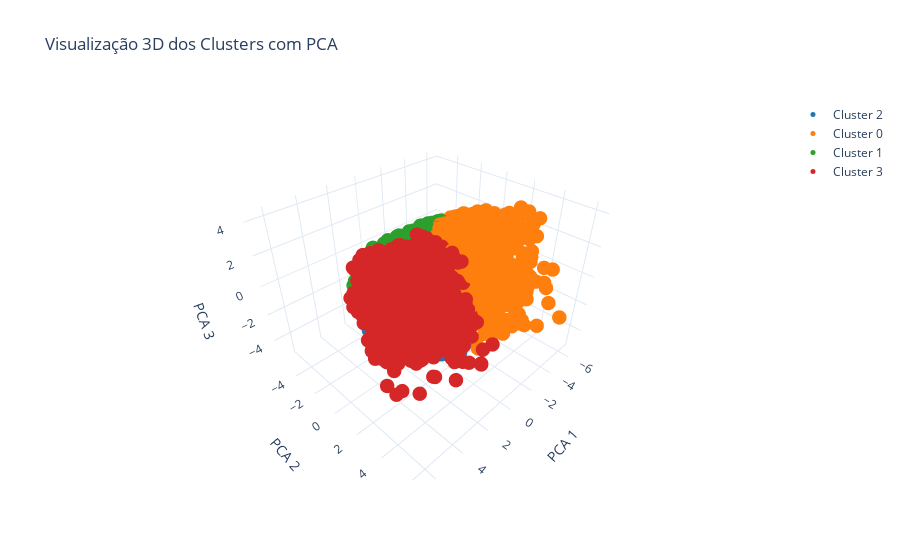

Notebook cell for this chart:
### Code cell
pca = PCA(n_components=3)
X_pca = pca.fit_transform(X_scaled)
df_profile_c['pca1'] = X_pca[:, 0]
df_profile_c['pca2'] = X_pca[:, 1]
df_profile_c['pca3'] = X_pca[:, 2]

unique_clusters = df_profile_c['cluster'].unique()

# 3. Criar figura 3D
fig = go.Figure()

for i, cluster in enumerate(unique_clusters):
    cluster_data = df_profile_c[df_profile_c['cluster'] == cluster]
    fig.add_trace(go.Scatter3d(
        x=cluster_data['pca1'],
        y=cluster_data['pca2'],
        z=cluster_data['pca3'],
        mode='markers',
        name=f'Cluster {cluster}',
        marker=dict(size=5, color=DEFAULT_PLOTLY_COLORS[i]),
        hovertext=cluster_data.index.astype(str)
    ))

fig.update_layout(
    title='Visualização 3D dos Clusters com PCA',
    scene=dict(
        xaxis_title='PCA 1',
        yaxis_title='PCA 2',
        zaxis_title='PCA 3'
    ),
    template='plotly_white'
)

fig.show()

### Figure 1 — Plotly figure (JSON) as saved in the notebook; plotly's stock layout.template omitted (floating-point values rounded to 4 significant figures; data arrays with more than 128 entries replaced by an {"elided": "..."} marker saying what was removed)
{"data": [{"hovertext": {"elided": "3889 str values"}, "marker": {"color": "rgb(31, 119, 180)", "size": 5}, "mode": "markers", "name": "Cluster 2", "type": "scatter3d", "x": {"elided": "3889 float values"}, "y": {"elided": "3889 float values"}, "z": {"elided": "3889 float values"}}, {"hovertext": {"elided": "2961 str values"}, "marker": {"color": "rgb(255, 127, 14)", "size": 5}, "mode": "markers", "name": "Cluster 0", "type": "scatter3d", "x": {"elided": "2961 float values"}, "y": {"elided": "2961 float values"}, "z": {"elided": "2961 float values"}}, {"hovertext": {"elided": "4992 str values"}, "marker": {"color": "rgb(44, 160, 44)", "size": 5}, "mode": "markers", "name": "Cluster 1", "type": "scatter3d", "x": {"elided": "4992 float values"}, "y": {"elided": "4992 float values"}, "z": {"elided": "4992 float values"}}, {"hovertext": {"elided": "2983 str values"}, "marker": {"color": "rgb(214, 39, 40)", "size": 5}, "mode": "markers", "name": "Cluster 3", "type": "scatter3d", "x": {"elided": "2983 float values"}, "y": {"elided": "2983 float values"}, "z": {"elided": "2983 float values"}}], "layout": {"scene": {"xaxis": {"title": {"text": "PCA 1"}}, "yaxis": {"title": {"text": "PCA 2"}}, "zaxis": {"title": {"text": "PCA 3"}}}, "title": {"text": "Visualização 3D dos Clusters com PCA"}}}
